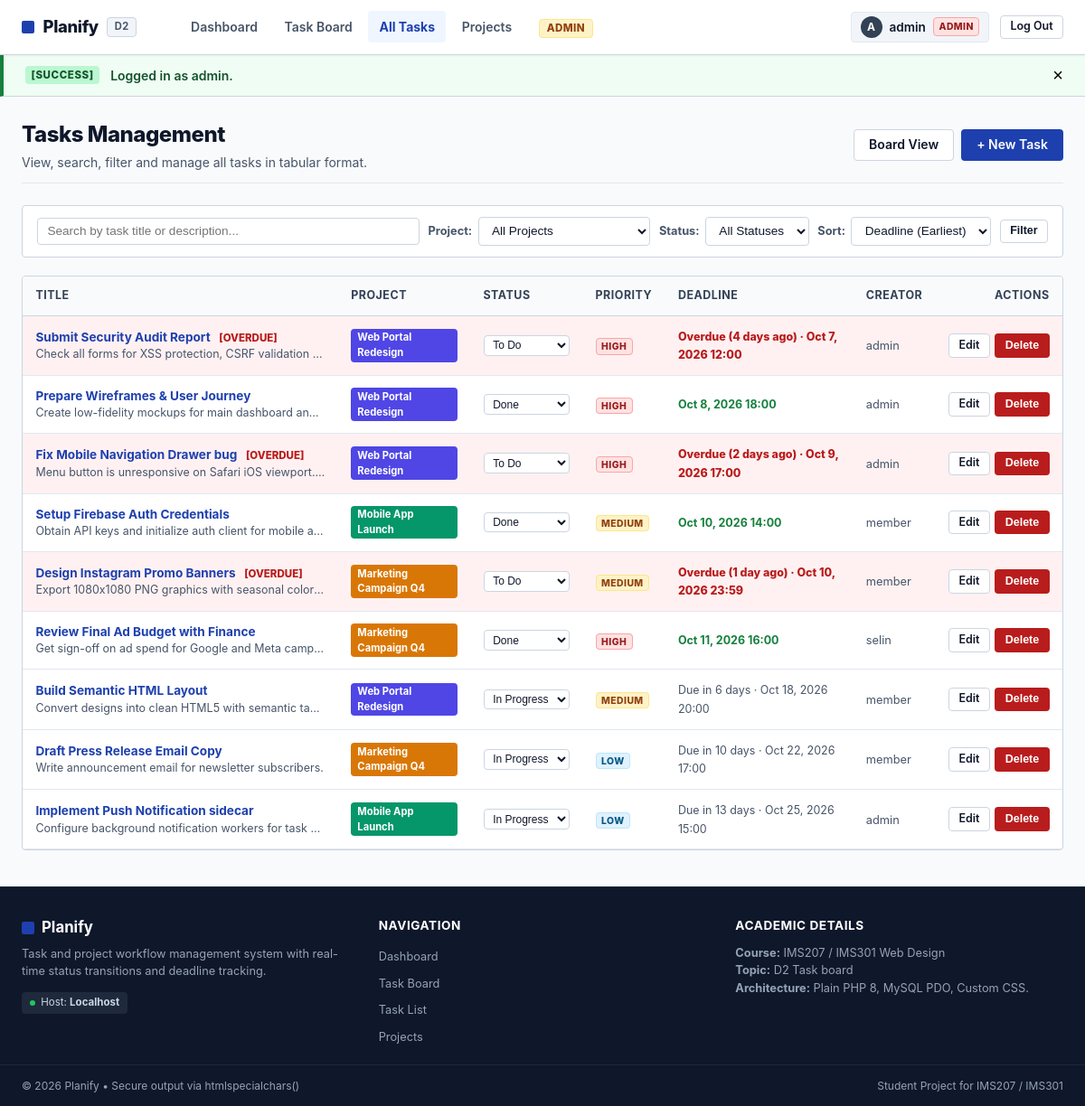
Screenshot of /tasks.php (signed in) with the database file from the repository.
### tables this page shows
CREATE TABLE `tasks` (
  `id` INT AUTO_INCREMENT PRIMARY KEY,
  `project_id` INT NOT NULL,
  `user_id` INT NOT NULL,
  `title` VARCHAR(150) NOT NULL,
  `description` TEXT DEFAULT NULL,
  `status` ENUM('todo', 'doing', 'done') NOT NULL DEFAULT 'todo',
  `priority` ENUM('low', 'medium', 'high') NOT NULL DEFAULT 'medium',
  `deadline` DATETIME DEFAULT NULL,
  `attachment` VARCHAR(255) DEFAULT NULL,
  `created_at` DATETIME NOT NULL DEFAULT CURRENT_TIMESTAMP,
  `updated_at` DATETIME NOT NULL DEFAULT CURRENT_TIMESTAMP ON UPDATE CURRENT_TIMESTAMP,
  CONSTRAINT `fk_tasks_project` FOREIGN KEY (`project_id`) REFERENCES `projects` (`id`) ON DELETE CASCADE,
  CONSTRAINT `fk_tasks_user` FOREIGN KEY (`user_id`) REFERENCES `users` (`id`) ON DELETE CASCADE
);

CREATE TABLE `projects` (
  `id` INT AUTO_INCREMENT PRIMARY KEY,
  `user_id` INT NOT NULL,
  `title` VARCHAR(100) NOT NULL,
  `description` TEXT DEFAULT NULL,
  `color` VARCHAR(20) NOT NULL DEFAULT '#4f46e5',
  `created_at` DATETIME NOT NULL DEFAULT CURRENT_TIMESTAMP,
  CONSTRAINT `fk_projects_user` FOREIGN KEY (`user_id`) REFERENCES `users` (`id`) ON DELETE CASCADE
);

CREATE TABLE `users` (
  `id` INT AUTO_INCREMENT PRIMARY KEY,
  `username` VARCHAR(50) NOT NULL UNIQUE,
  `email` VARCHAR(100) NOT NULL UNIQUE,
  `password` VARCHAR(255) NOT NULL,
  `role` ENUM('member', 'admin') NOT NULL DEFAULT 'member',
  `avatar` VARCHAR(255) DEFAULT NULL,
  `created_at` DATETIME NOT NULL DEFAULT CURRENT_TIMESTAMP
);

### functions.php (called while the page is built, shortened)
<?php
function e(?string $value): string {
    return htmlspecialchars($value ?? '', ENT_QUOTES, 'UTF-8');
}
function format_deadline_badge(?string $deadline, string $status): array {
    $now = new DateTime('now', new DateTimeZone('Europe/Istanbul'));
    $deadlineDate = new DateTime($deadline, new DateTimeZone('Europe/Istanbul'));
    $isOverdue = ($status !== 'done' && $deadlineDate < $now);
    $diff = $now->diff($deadlineDate);
    $formattedDate = $deadlineDate->format('M j, Y H:i');
    if ($status === 'done') {
        return [
            'text' => $formattedDate,
            'class' => 'badge-done',
            'is_overdue' => false,
        ];
    }
    if ($isOverdue) {
        $days = $diff->days;
        if ($days == 0) {
            $overdueText = 'Overdue (Today)';
        } elseif ($days == 1) {
            $overdueText = 'Overdue (1 day ago)';
        } else {
            $overdueText = "Overdue ($days days ago)";
        }
        return [
            'text' => $overdueText . ' · ' . $formattedDate,
            'class' => 'badge-overdue',
            'is_overdue' => true,
        ];
    }
    if ($diff->days == 0) {
        return [
            'text' => 'Due today · ' . $deadlineDate->format('H:i'),
            'class' => 'badge-warning',
            'is_overdue' => false,
        ];
    } elseif ($diff->days == 1) {
        return [
            'text' => 'Due tomorrow · ' . $deadlineDate->format('H:i'),
            'class' => 'badge-info',
            'is_overdue' => false,
        ];
    } else {
        return [
            'text' => 'Due in ' . $diff->days . ' days · ' . $formattedDate,
            'class' => 'badge-normal',
            'is_overdue' => false,
        ];
    }
}

### tasks.php (the view, shortened to what this page needs)
<?php
require_once 'header.php';
$searchQuery = trim($_GET['q'] ?? '');
$projectFilter = filter_input(INPUT_GET, 'project_id', FILTER_VALIDATE_INT);
$sort = trim($_GET['sort'] ?? 'deadline_asc');
$params = [];
$sql = "SELECT t.*, p.title AS project_title, p.color AS project_color, u.username AS creator_name
        FROM tasks t
        JOIN projects p ON t.project_id = p.id
        JOIN users u ON t.user_id = u.id
        WHERE 1=1 ";
switch ($sort) {
    case 'deadline_asc':
    default:
        $sql .= "ORDER BY (t.deadline IS NULL), t.deadline ASC, t.id DESC";
        break;
}
try {
    $stmt = $pdo->prepare($sql);
    $stmt->execute($params);
    $tasks = $stmt->fetchAll();
} catch (PDOException $e) {
    $tasks = [];
}
?>
<div class="page-header">
    <div>
        <h1 class="page-title">Tasks Management</h1>
        <p class="page-subtitle">View, search, filter and manage all tasks in tabular format.</p>
    </div>
    <div style="display:flex; gap:0.5rem;">
        <a href="board.php<?= $projectFilter ? '?project_id='.$projectFilter : '' ?>" class="btn btn-outline">
            Board View
        </a>
        <a href="task-create.php<?= $projectFilter ? '?project_id='.$projectFilter : '' ?>" class="btn btn-primary">
            + New Task
        </a>
    </div>
</div>
<div class="filter-bar">
    <form method="GET" action="tasks.php" class="filter-controls" style="width: 100%;">
        <div class="filter-group" style="flex: 1; min-width: 220px;">
            <input type="text" name="q" id="liveTaskSearch" value="<?= e($searchQuery) ?>"
                   placeholder="Search by task title or description..." class="filter-input" style="width: 100%;">
        </div>
        <div class="filter-group">
            <label for="filter_project" class="filter-label">Project:</label>
            <select name="project_id" id="filter_project" class="filter-select">
                <option value="">All Projects</option>
            </select>
        </div>
        <div class="filter-group">
            <label for="filter_status" class="filter-label">Status:</label>
            <select name="status" id="filter_status" class="filter-select">
                <option value="">All Statuses</option>
            </select>
        </div>
        <div class="filter-group">
            <label for="filter_sort" class="filter-label">Sort:</label>
            <select name="sort" id="filter_sort" class="filter-select">
                <option value="deadline_asc" <?= $sort === 'deadline_asc' ? 'selected' : '' ?>>Deadline (Earliest)</option>
            </select>
        </div>
        <button type="submit" class="btn btn-outline btn-sm">Filter</button>
    </form>
</div>
<div class="table-responsive">
    <table class="data-table">
        <thead>
            <tr>
                <th>Title</th>
                <th>Project</th>
                <th>Status</th>
                <th>Priority</th>
                <th>Deadline</th>
                <th>Creator</th>
                <th style="text-align: right;">Actions</th>
            </tr>
        </thead>
        <tbody id="taskTableBody">
            <?php if (empty($tasks)): ?>
                <tr>
                    <td colspan="7" style="text-align: center; padding: 2.5rem; color: var(--text-muted);">
                        No tasks found matching your filter criteria. <a href="task-create.php">Create a new task</a>.
                    </td>
                </tr>
            <?php else: ?>
                <?php foreach ($tasks as $task):
                    $isOverdue = is_task_overdue($task['deadline'], $task['status']);
                    $deadlineBadge = format_deadline_badge($task['deadline'], $task['status']);
                ?>
                    <tr class="task-row <?= $isOverdue ? 'row-overdue' : '' ?>"
                        data-title="<?= e($task['title']) ?>"
                        data-desc="<?= e($task['description'] ?? '') ?>"
                        data-project="<?= e($task['project_title']) ?>">
                        <td>
                            <strong>
                                <a href="task-edit.php?id=<?= $task['id'] ?>">
                                    <?= e($task['title']) ?>
                                </a>
                            </strong>
                            <?php if ($isOverdue): ?>
                                <span class="badge-overdue" style="font-size: 0.72rem; margin-left: 0.4rem;">[OVERDUE]</span>
                            <?php endif; ?>
                            <?php if (!empty($task['description'])): ?>
                                <div style="font-size: 0.78rem; color: var(--text-muted); max-width: 320px; white-space: nowrap; overflow: hidden; text-overflow: ellipsis;">
                                    <?= e($task['description']) ?>
                                </div>
                            <?php endif; ?>
                        </td>
                        <td>
                            <span class="task-project-pill" style="background-color: <?= e($task['project_color'] ?? '#1e40af') ?>;">
                                <?= e($task['project_title']) ?>
                            </span>
                        </td>
                        <td>
                            <form method="POST" action="task-move.php" style="display: inline-block;">
                                <select name="new_status" class="filter-select" style="font-size: 0.75rem; padding: 0.15rem 0.35rem;" onchange="this.form.submit()">
                                    <option value="todo" <?= $task['status'] === 'todo' ? 'selected' : '' ?>>To Do</option>
                                    <option value="doing" <?= $task['status'] === 'doing' ? 'selected' : '' ?>>In Progress</option>
                                    <option value="done" <?= $task['status'] === 'done' ? 'selected' : '' ?>>Done</option>
                                </select>
                            </form>
                        </td>
                        <td>
                            <span class="task-priority-pill priority-<?= e($task['priority']) ?>">
                                <?= e($task['priority']) ?>
                            </span>
                        </td>
                        <td>
                            <span class="<?= $deadlineBadge['class'] ?>" style="font-size: 0.78rem;">
                                <?= e($deadlineBadge['text']) ?>
                            </span>
                        </td>
                        <td>
                            <span style="font-size: 0.8rem; color: var(--text-muted);">
                                <?= e($task['creator_name']) ?>
                            </span>
                        </td>
                        <td style="text-align: right;">
                            <div class="table-actions" style="justify-content: flex-end;">
                                <a href="task-edit.php?id=<?= $task['id'] ?>" class="btn btn-outline btn-sm">Edit</a>
                                <form method="POST" action="task-delete.php" style="display:inline;" onsubmit="return confirm('Delete this task?');">
                                    <button type="submit" class="btn btn-danger btn-sm">Delete</button>
                                </form>
                            </div>
                        </td>
                    </tr>
                <?php endforeach; ?>
            <?php endif; ?>
        </tbody>
    </table>
</div>
<?php require_once 'footer.php'; ?>

### css/style.css (style rules this page uses)
:root { --primary: #1e40af; --primary-hover: #1e3a8a; --primary-light: #eff6ff; --secondary: #0f766e; --success: #15803d; --success-light: #f0fdf4; --warning: #b45309; --warning-light: #fffbeb; --danger: #b91c1c; --danger-light: #fef2f2; --danger-dark: #991b1b; --bg-main: #f8fafc; --bg-card: #ffffff; --bg-subtle: #f1f5f9; --text-main: #0f172a; --text-muted: #475569; --text-light: #94a3b8; --text-white: #ffffff; --border-color: #cbd5e1; --border-subtle: #e2e8f0; --border-focus: #3b82f6; --shadow-sm: 0 1px 2px 0 rgba(0, 0, 0, 0.05); --shadow-md: 0 2px 4px -1px rgba(0, 0, 0, 0.08); --shadow-lg: 0 4px 6px -1px rgba(0, 0, 0, 0.1); --shadow-overdue: 0 0 0 1px #b91c1c, 0 2px 6px rgba(185, 28, 28, 0.15); --radius-sm: 4px; --radius-md: 6px; --radius-lg: 8px; --radius-full: 9999px; --font-stack: -apple-system, BlinkMacSystemFont, "Segoe UI", Roboto, "Helvetica Neue", Arial, sans-serif; --transition: all 0.15s ease-in-out; }
* { box-sizing: border-box; margin: 0; padding: 0; }
html, body { min-height: 100vh; font-family: var(--font-stack); background-color: var(--bg-main); color: var(--text-main); line-height: 1.5; display: flex; flex-direction: column; }
a { color: var(--primary); text-decoration: none; transition: var(--transition); }
.btn { display: inline-flex; align-items: center; justify-content: center; gap: 0.35rem; padding: 0.5rem 1rem; font-size: 0.875rem; font-weight: 600; border-radius: var(--radius-sm); border: 1px solid transparent; cursor: pointer; text-decoration: none; transition: var(--transition); line-height: 1.2; }
.btn-primary { background-color: var(--primary); color: var(--text-white); }
.btn-outline { background-color: #ffffff; border-color: var(--border-color); color: var(--text-main); }
.btn-danger { background-color: var(--danger); color: var(--text-white); }
.btn-sm { padding: 0.3rem 0.65rem; font-size: 0.78rem; }
.page-header { display: flex; align-items: center; justify-content: space-between; flex-wrap: wrap; gap: 1rem; margin-bottom: 1.5rem; padding-bottom: 0.75rem; border-bottom: 1px solid var(--border-subtle); }
.page-title { font-size: 1.5rem; font-weight: 800; color: #0f172a; letter-spacing: -0.02em; }
.page-subtitle { color: var(--text-muted); font-size: 0.875rem; margin-top: 0.15rem; }
.filter-bar { background-color: var(--bg-card); border: 1px solid var(--border-color); border-radius: var(--radius-sm); padding: 0.75rem 1rem; margin-bottom: 1.25rem; display: flex; align-items: center; justify-content: space-between; flex-wrap: wrap; gap: 0.75rem; }
.filter-controls { display: flex; align-items: center; flex-wrap: wrap; gap: 0.6rem; }
.filter-group { display: flex; align-items: center; gap: 0.4rem; }
.filter-label { font-size: 0.8rem; font-weight: 700; color: var(--text-muted); }
.filter-select, .filter-input { padding: 0.4rem 0.65rem; font-size: 0.85rem; border: 1px solid var(--border-color); border-radius: var(--radius-sm); background-color: #ffffff; color: var(--text-main); outline: none; }
.task-project-pill { font-size: 0.7rem; font-weight: 700; padding: 0.1rem 0.45rem; border-radius: var(--radius-sm); display: inline-block; color: white; }
.task-priority-pill { font-size: 0.65rem; font-weight: 800; text-transform: uppercase; letter-spacing: 0.04em; padding: 0.1rem 0.35rem; border-radius: var(--radius-sm); }
.priority-high { background-color: #fee2e2; color: #991b1b; border: 1px solid #fca5a5; }
.priority-medium { background-color: #fef3c7; color: #92400e; border: 1px solid #fde68a; }
.priority-low { background-color: #e0f2fe; color: #075985; border: 1px solid #bae6fd; }
.badge-overdue { color: var(--danger); font-weight: 800; }
.badge-normal { color: var(--text-muted); }
.badge-done { color: var(--success); font-weight: 700; }
.table-responsive { width: 100%; overflow-x: auto; border: 1px solid var(--border-color); border-radius: var(--radius-sm); background-color: #ffffff; }
.data-table { width: 100%; border-collapse: collapse; text-align: left; font-size: 0.85rem; }
.data-table th { background-color: #f8fafc; color: #334155; font-weight: 700; font-size: 0.78rem; text-transform: uppercase; letter-spacing: 0.04em; padding: 0.75rem 0.9rem; border-bottom: 1px solid var(--border-color); white-space: nowrap; }
.data-table td { padding: 0.75rem 0.9rem; border-bottom: 1px solid var(--border-subtle); vertical-align: middle; }
.data-table tr.row-overdue { background-color: #fff1f2; }
.table-actions { display: flex; align-items: center; gap: 0.35rem; }

### rows the page displays
tasks: title "Submit Security Audit Report", shows "[OVERDUE]", description "Check all forms for XSS protection, CSRF validation…", project.title "Web Portal Redesign", new_status "To Do", priority "HIGH", deadline+status "Overdue (4 days ago) · Oct 7, 2026 12:00", user.username "admin"
tasks: title "Prepare Wireframes & User Journey", description "Create low-fidelity mockups for main dashboard an…", project.title "Web Portal Redesign", new_status "Done", priority "HIGH", deadline+status "Oct 8, 2026 18:00", user.username "admin"
tasks: title "Fix Mobile Navigation Drawer bug", shows "[OVERDUE]", description "Menu button is unresponsive on Safari iOS viewport.…", project.title "Web Portal Redesign", new_status "To Do", priority "HIGH", deadline+status "Overdue (2 days ago) · Oct 9, 2026 17:00", user.username "admin"
tasks: title "Setup Firebase Auth Credentials", description "Obtain API keys and initialize auth client for mobile a…", project.title "Mobile App Launch", new_status "Done", priority "MEDIUM", deadline+status "Oct 10, 2026 14:00", user.username "member"
tasks: title "Design Instagram Promo Banners", shows "[OVERDUE]", description "Export 1080x1080 PNG graphics with seasonal color…", project.title "Marketing Campaign Q4", new_status "To Do", priority "MEDIUM", deadline+status "Overdue (1 day ago) · Oct 10, 2026 23:59", user.username "member"
tasks: title "Review Final Ad Budget with Finance", description "Get sign-off on ad spend for Google and Meta camp…", project.title "Marketing Campaign Q4", new_status "Done", priority "HIGH", deadline+status "Oct 11, 2026 16:00", user.username "selin"
tasks: title "Build Semantic HTML Layout", description "Convert designs into clean HTML5 with semantic ta…", project.title "Web Portal Redesign", new_status "In Progress", priority "MEDIUM", deadline+status "Due in 6 days · Oct 18, 2026 20:00", user.username "member"
tasks: title "Draft Press Release Email Copy", description "Write announcement email for newsletter subscribers.", project.title "Marketing Campaign Q4", new_status "In Progress", priority "LOW", deadline+status "Due in 10 days · Oct 22, 2026 17:00", user.username "member"
tasks: title "Implement Push Notification sidecar", description "Configure background notification workers for task…", project.title "Mobile App Launch", new_status "In Progress", priority "LOW", deadline+status "Due in 13 days · Oct 25, 2026 15:00", user.username "admin"

### other values shown
substr($user['username'], 0, 1) "A"
$user['username'] "admin"
$user['role'] "ADMIN"
$flash['type'] "SUCCESS"
$flash['message'] "Logged in as admin."
